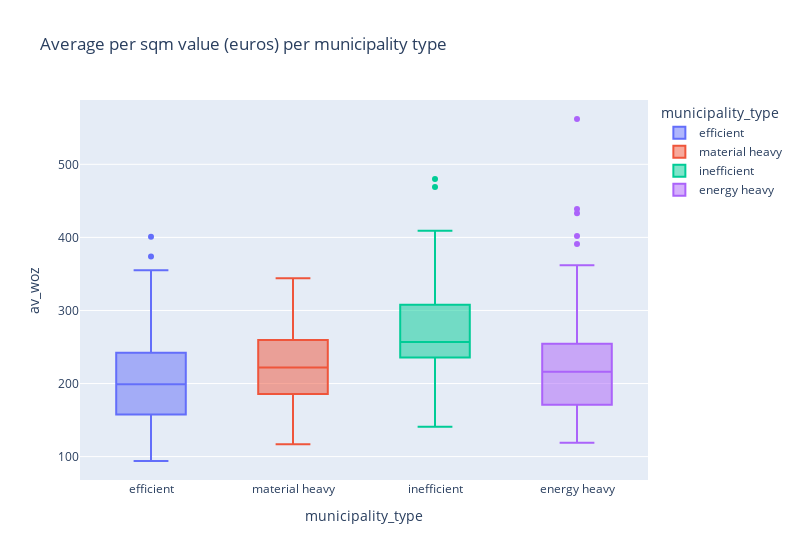
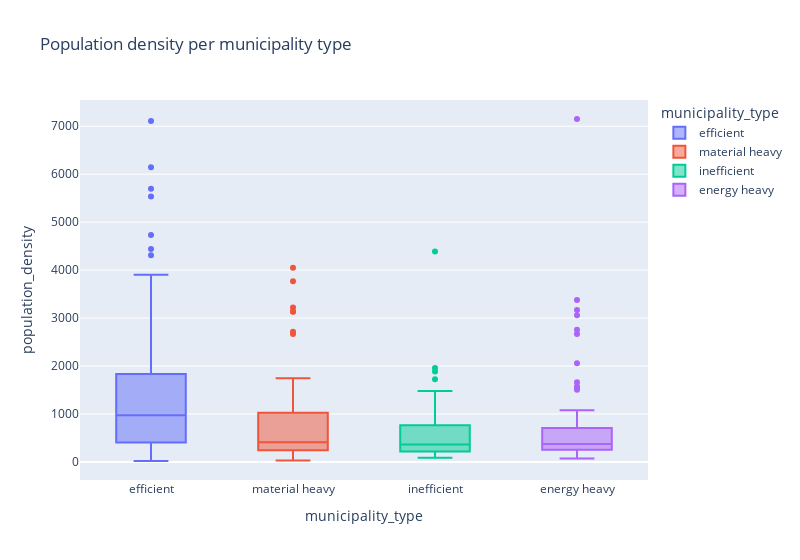
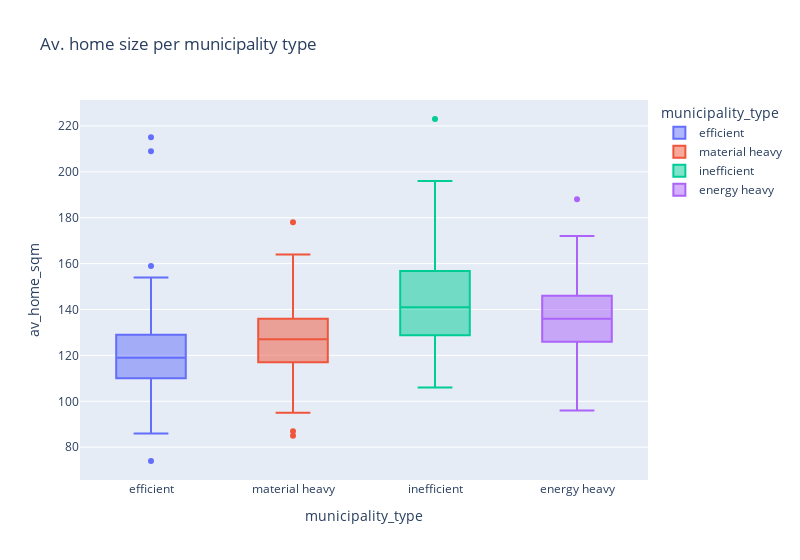
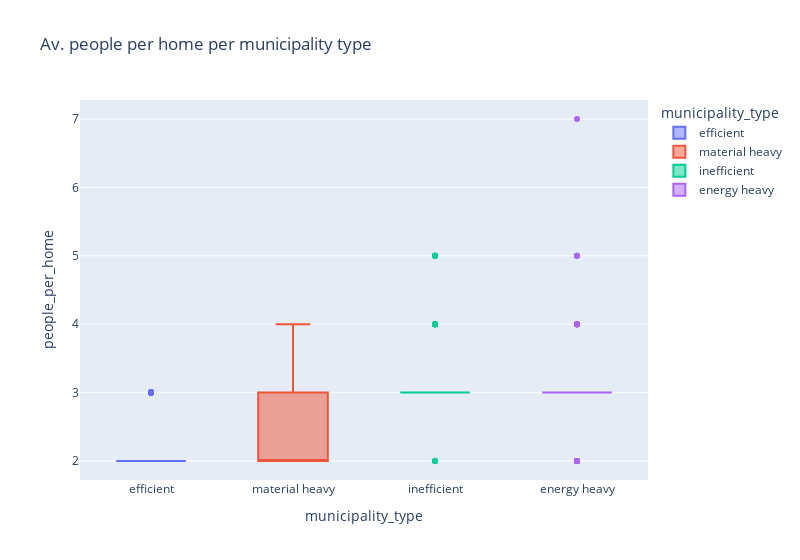

The notebook cell saved with these charts, in order:
### Code cell
fig = px.box(gdf, x='municipality_type', y='av_woz', color='municipality_type', title='Average per sqm value (euros) per municipality type')
fig.update_layout(width=800)
fig.show()

fig = px.box(gdf, x='municipality_type', y='population_density', color='municipality_type', title='Population density per municipality type')
fig.update_layout(width=800)
fig.show()

fig = px.box(gdf, x='municipality_type', y='av_home_sqm', color='municipality_type', title='Av. home size per municipality type')
fig.update_layout(width=800)
fig.show()

fig = px.box(gdf, x='municipality_type', y='people_per_home', color='municipality_type', title='Av. people per home per municipality type')
fig.update_layout(width=800)
fig.show()

### Figure 1 — Plotly figure (JSON) as saved in the notebook; plotly's stock layout.template omitted (floating-point values rounded to 4 significant figures; data arrays with more than 128 entries replaced by an {"elided": "..."} marker saying what was removed)
{"data": [{"alignmentgroup": "True", "hovertemplate": "municipality_type=%{x}<br>av_woz=%{y}<extra></extra>", "legendgroup": "efficient", "marker": {"color": "#636efa"}, "name": "efficient", "notched": false, "offsetgroup": "efficient", "orientation": "v", "showlegend": true, "type": "box", "x": {"elided": "131 str values"}, "x0": " ", "xaxis": "x", "y": {"elided": "131 int values"}, "y0": " ", "yaxis": "y"}, {"alignmentgroup": "True", "hovertemplate": "municipality_type=%{x}<br>av_woz=%{y}<extra></extra>", "legendgroup": "material heavy", "marker": {"color": "#EF553B"}, "name": "material heavy", "notched": false, "offsetgroup": "material heavy", "orientation": "v", "showlegend": true, "type": "box", "x": ["material heavy", "material heavy", "material heavy", "material heavy", "material heavy", "material heavy", "material heavy", "material heavy", "material heavy", "material heavy", "material heavy", "material heavy", "material heavy", "material heavy", "material heavy", "material heavy", "material heavy", "material heavy", "material heavy", "material heavy", "material heavy", "material heavy", "material heavy", "material heavy", "material heavy", "material heavy", "material heavy", "material heavy", "material heavy", "material heavy", "material heavy", "material heavy", "material heavy", "material heavy", "material heavy", "material heavy", "material heavy", "material heavy", "material heavy", "material heavy", "material heavy", "material heavy", "material heavy", "material heavy", "material heavy", "material heavy", "material heavy", "material heavy", "material heavy", "material heavy", "material heavy", "material heavy", "material heavy", "material heavy", "material heavy", "material heavy", "material heavy", "material heavy", "material heavy", "material heavy", "material heavy", "material heavy", "material heavy", "material heavy", "material heavy", "material heavy", "material heavy"], "x0": " ", "xaxis": "x", "y": [234, 313, 285, 198, 222, 162, 204, 340, 232, 327, 232, 267, 160, 260, 214, 243, 130, 305, 265, 225, 202, 212, 227, 238, 256, 289, 301, 160, 344, 131, 117, 262, 163, 178, 185, 209, 188, 195, 240, 183, 181, 254, 193, 163, 209, 184, 198, 199, 193, 315, 310, 182, 259, 234, 318, 261, 151, 241, 223, 208, 254, 140, 204, 310, 240, 158, 214], "y0": " ", "yaxis": "y"}, {"alignmentgroup": "True", "hovertemplate": "municipality_type=%{x}<br>av_woz=%{y}<extra></extra>", "legendgroup": "inefficient", "marker": {"color": "#00cc96"}, "name": "inefficient", "notched": false, "offsetgroup": "inefficient", "orientation": "v", "showlegend": true, "type": "box", "x": ["inefficient", "inefficient", "inefficient", "inefficient", "inefficient", "inefficient", "inefficient", "inefficient", "inefficient", "inefficient", "inefficient", "inefficient", "inefficient", "inefficient", "inefficient", "inefficient", "inefficient", "inefficient", "inefficient", "inefficient", "inefficient", "inefficient", "inefficient", "inefficient", "inefficient", "inefficient", "inefficient", "inefficient", "inefficient", "inefficient", "inefficient", "inefficient", "inefficient", "inefficient", "inefficient", "inefficient", "inefficient", "inefficient", "inefficient", "inefficient", "inefficient", "inefficient", "inefficient", "inefficient", "inefficient", "inefficient", "inefficient", "inefficient", "inefficient", "inefficient", "inefficient", "inefficient", "inefficient", "inefficient", "inefficient", "inefficient", "inefficient", "inefficient", "inefficient", "inefficient", "inefficient", "inefficient", "inefficient", "inefficient", "inefficient", "inefficient", "inefficient", "inefficient", "inefficient", "inefficient", "inefficient"], "x0": " ", "xaxis": "x", "y": [290, 239, 240, 204, 210, 301, 260, 364, 257, 263, 213, 258, 291, 256, 169, 238, 219, 320, 270, 365, 239, 342, 243, 253, 332, 409, 251, 335, 469, 238, 243, 273, 213, 175, 257, 141, 226, 238, 263, 272, 347, 300, 208, 280, 275, 281, 480, 206, 238, 237, 330, 186, 286, 341, 235, 240, 201, 244, 350, 251, 280, 196, 217, 314, 223, 335, 310, 379, 256, 203, 346], "y0": " ", "yaxis": "y"}, {"alignmentgroup": "True", "hovertemplate": "municipality_type=%{x}<br>av_woz=%{y}<extra></extra>", "legendgroup": "energy heavy", "marker": {"color": "#ab63fa"}, "name": "energy heavy", "notched": false, "offsetgroup": "energy heavy", "orientation": "v", "showlegend": true, "type": "box", "x": ["energy heavy", "energy heavy", "energy heavy", "energy heavy", "energy heavy", "energy heavy", "energy heavy", "energy heavy", "energy heavy", "energy heavy", "energy heavy", "energy heavy", "energy heavy", "energy heavy", "energy heavy", "energy heavy", "energy heavy", "energy heavy", "energy heavy", "energy heavy", "energy heavy", "energy heavy", "energy heavy", "energy heavy", "energy heavy", "energy heavy", "energy heavy", "energy heavy", "energy heavy", "energy heavy", "energy heavy", "energy heavy", "energy heavy", "energy heavy", "energy heavy", "energy heavy", "energy heavy", "energy heavy", "energy heavy", "energy heavy", "energy heavy", "energy heavy", "energy heavy", "energy heavy", "energy heavy", "energy heavy", "energy heavy", "energy heavy", "energy heavy", "energy heavy", "energy heavy", "energy heavy", "energy heavy", "energy heavy", "energy heavy", "energy heavy", "energy heavy", "energy heavy", "energy heavy", "energy heavy", "energy heavy", "energy heavy", "energy heavy", "energy heavy", "energy heavy", "energy heavy", "energy heavy", "energy heavy", "energy heavy", "energy heavy", "energy heavy", "energy heavy", "energy heavy", "energy heavy", "energy heavy", "energy heavy"], "x0": " ", "xaxis": "x", "y": [220, 119, 254, 433, 166, 315, 131, 212, 160, 291, 174, 218, 165, 218, 267, 195, 240, 245, 248, 391, 198, 147, 250, 214, 244, 166, 234, 279, 233, 204, 182, 138, 165, 180, 237, 125, 192, 162, 402, 156, 192, 282, 233, 212, 335, 186, 147, 318, 183, 199, 225, 265, 157, 439, 190, 128, 193, 237, 362, 227, 166, 179, 312, 201, 562, 237, 137, 208, 157, 221, 300, 293, 238, 168, 255, 312], "y0": " ", "yaxis": "y"}], "layout": {"boxmode": "overlay", "legend": {"title": {"text": "municipality_type"}, "tracegroupgap": 0}, "title": {"text": "Average per sqm value (euros) per municipality type"}, "width": 800, "xaxis": {"anchor": "y", "categoryarray": ["efficient", "material heavy", "inefficient", "energy heavy"], "categoryorder": "array", "domain": [0, 1], "title": {"text": "municipality_type"}}, "yaxis": {"anchor": "x", "domain": [0, 1], "title": {"text": "av_woz"}}}}

### Figure 2 — Plotly figure (JSON) as saved in the notebook; plotly's stock layout.template omitted (floating-point values rounded to 4 significant figures; data arrays with more than 128 entries replaced by an {"elided": "..."} marker saying what was removed)
{"data": [{"alignmentgroup": "True", "hovertemplate": "municipality_type=%{x}<br>population_density=%{y}<extra></extra>", "legendgroup": "efficient", "marker": {"color": "#636efa"}, "name": "efficient", "notched": false, "offsetgroup": "efficient", "orientation": "v", "showlegend": true, "type": "box", "x": {"elided": "131 str values"}, "x0": " ", "xaxis": "x", "y": {"elided": "131 int values"}, "y0": " ", "yaxis": "y"}, {"alignmentgroup": "True", "hovertemplate": "municipality_type=%{x}<br>population_density=%{y}<extra></extra>", "legendgroup": "material heavy", "marker": {"color": "#EF553B"}, "name": "material heavy", "notched": false, "offsetgroup": "material heavy", "orientation": "v", "showlegend": true, "type": "box", "x": ["material heavy", "material heavy", "material heavy", "material heavy", "material heavy", "material heavy", "material heavy", "material heavy", "material heavy", "material heavy", "material heavy", "material heavy", "material heavy", "material heavy", "material heavy", "material heavy", "material heavy", "material heavy", "material heavy", "material heavy", "material heavy", "material heavy", "material heavy", "material heavy", "material heavy", "material heavy", "material heavy", "material heavy", "material heavy", "material heavy", "material heavy", "material heavy", "material heavy", "material heavy", "material heavy", "material heavy", "material heavy", "material heavy", "material heavy", "material heavy", "material heavy", "material heavy", "material heavy", "material heavy", "material heavy", "material heavy", "material heavy", "material heavy", "material heavy", "material heavy", "material heavy", "material heavy", "material heavy", "material heavy", "material heavy", "material heavy", "material heavy", "material heavy", "material heavy", "material heavy", "material heavy", "material heavy", "material heavy", "material heavy", "material heavy", "material heavy", "material heavy"], "x0": " ", "xaxis": "x", "y": [1583, 252, 163, 409, 863, 56, 895, 245, 481, 399, 1549, 275, 128, 428, 687, 83, 173, 260, 699, 1746, 497, 408, 399, 2714, 3769, 165, 551, 89, 466, 30, 1656, 331, 86, 61, 1546, 270, 356, 1653, 394, 4050, 837, 324, 197, 3223, 232, 3131, 3137, 193, 228, 300, 433, 282, 231, 290, 2669, 365, 258, 475, 1058, 771, 1057, 118, 1485, 582, 438, 1707, 930], "y0": " ", "yaxis": "y"}, {"alignmentgroup": "True", "hovertemplate": "municipality_type=%{x}<br>population_density=%{y}<extra></extra>", "legendgroup": "inefficient", "marker": {"color": "#00cc96"}, "name": "inefficient", "notched": false, "offsetgroup": "inefficient", "orientation": "v", "showlegend": true, "type": "box", "x": ["inefficient", "inefficient", "inefficient", "inefficient", "inefficient", "inefficient", "inefficient", "inefficient", "inefficient", "inefficient", "inefficient", "inefficient", "inefficient", "inefficient", "inefficient", "inefficient", "inefficient", "inefficient", "inefficient", "inefficient", "inefficient", "inefficient", "inefficient", "inefficient", "inefficient", "inefficient", "inefficient", "inefficient", "inefficient", "inefficient", "inefficient", "inefficient", "inefficient", "inefficient", "inefficient", "inefficient", "inefficient", "inefficient", "inefficient", "inefficient", "inefficient", "inefficient", "inefficient", "inefficient", "inefficient", "inefficient", "inefficient", "inefficient", "inefficient", "inefficient", "inefficient", "inefficient", "inefficient", "inefficient", "inefficient", "inefficient", "inefficient", "inefficient", "inefficient", "inefficient", "inefficient", "inefficient", "inefficient", "inefficient", "inefficient", "inefficient", "inefficient", "inefficient", "inefficient", "inefficient", "inefficient"], "x0": " ", "xaxis": "x", "y": [181, 241, 1478, 269, 275, 233, 301, 184, 295, 1082, 1291, 467, 827, 366, 93, 745, 1480, 177, 165, 772, 1442, 168, 582, 592, 570, 592, 360, 358, 996, 319, 243, 321, 368, 193, 231, 129, 205, 221, 208, 599, 315, 813, 119, 1203, 177, 387, 1419, 88, 138, 171, 589, 594, 212, 418, 519, 1885, 217, 289, 1960, 478, 114, 697, 963, 632, 240, 965, 1727, 567, 329, 800, 4389], "y0": " ", "yaxis": "y"}, {"alignmentgroup": "True", "hovertemplate": "municipality_type=%{x}<br>population_density=%{y}<extra></extra>", "legendgroup": "energy heavy", "marker": {"color": "#ab63fa"}, "name": "energy heavy", "notched": false, "offsetgroup": "energy heavy", "orientation": "v", "showlegend": true, "type": "box", "x": ["energy heavy", "energy heavy", "energy heavy", "energy heavy", "energy heavy", "energy heavy", "energy heavy", "energy heavy", "energy heavy", "energy heavy", "energy heavy", "energy heavy", "energy heavy", "energy heavy", "energy heavy", "energy heavy", "energy heavy", "energy heavy", "energy heavy", "energy heavy", "energy heavy", "energy heavy", "energy heavy", "energy heavy", "energy heavy", "energy heavy", "energy heavy", "energy heavy", "energy heavy", "energy heavy", "energy heavy", "energy heavy", "energy heavy", "energy heavy", "energy heavy", "energy heavy", "energy heavy", "energy heavy", "energy heavy", "energy heavy", "energy heavy", "energy heavy", "energy heavy", "energy heavy", "energy heavy", "energy heavy", "energy heavy", "energy heavy", "energy heavy", "energy heavy", "energy heavy", "energy heavy", "energy heavy", "energy heavy", "energy heavy", "energy heavy", "energy heavy", "energy heavy", "energy heavy", "energy heavy", "energy heavy", "energy heavy", "energy heavy", "energy heavy", "energy heavy", "energy heavy", "energy heavy", "energy heavy", "energy heavy", "energy heavy", "energy heavy", "energy heavy", "energy heavy", "energy heavy", "energy heavy", "energy heavy"], "x0": " ", "xaxis": "x", "y": [243, 243, 1012, 3058, 196, 3170, 281, 1077, 592, 1664, 449, 437, 103, 645, 301, 340, 689, 534, 159, 1051, 544, 306, 360, 134, 183, 157, 330, 312, 336, 73, 7151, 2666, 335, 499, 3379, 152, 349, 647, 379, 140, 690, 308, 303, 619, 177, 243, 97, 371, 2759, 156, 154, 360, 2058, 1573, 640, 343, 662, 724, 418, 921, 222, 434, 1536, 343, 654, 940, 120, 768, 348, 171, 548, 1506, 795, 315, 271, 401], "y0": " ", "yaxis": "y"}], "layout": {"boxmode": "overlay", "legend": {"title": {"text": "municipality_type"}, "tracegroupgap": 0}, "title": {"text": "Population density per municipality type"}, "width": 800, "xaxis": {"anchor": "y", "categoryarray": ["efficient", "material heavy", "inefficient", "energy heavy"], "categoryorder": "array", "domain": [0, 1], "title": {"text": "municipality_type"}}, "yaxis": {"anchor": "x", "domain": [0, 1], "title": {"text": "population_density"}}}}

### Figure 3 — Plotly figure (JSON) as saved in the notebook; plotly's stock layout.template omitted (floating-point values rounded to 4 significant figures; data arrays with more than 128 entries replaced by an {"elided": "..."} marker saying what was removed)
{"data": [{"alignmentgroup": "True", "hovertemplate": "municipality_type=%{x}<br>av_home_sqm=%{y}<extra></extra>", "legendgroup": "efficient", "marker": {"color": "#636efa"}, "name": "efficient", "notched": false, "offsetgroup": "efficient", "orientation": "v", "showlegend": true, "type": "box", "x": {"elided": "131 str values"}, "x0": " ", "xaxis": "x", "y": {"elided": "131 int values"}, "y0": " ", "yaxis": "y"}, {"alignmentgroup": "True", "hovertemplate": "municipality_type=%{x}<br>av_home_sqm=%{y}<extra></extra>", "legendgroup": "material heavy", "marker": {"color": "#EF553B"}, "name": "material heavy", "notched": false, "offsetgroup": "material heavy", "orientation": "v", "showlegend": true, "type": "box", "x": ["material heavy", "material heavy", "material heavy", "material heavy", "material heavy", "material heavy", "material heavy", "material heavy", "material heavy", "material heavy", "material heavy", "material heavy", "material heavy", "material heavy", "material heavy", "material heavy", "material heavy", "material heavy", "material heavy", "material heavy", "material heavy", "material heavy", "material heavy", "material heavy", "material heavy", "material heavy", "material heavy", "material heavy", "material heavy", "material heavy", "material heavy", "material heavy", "material heavy", "material heavy", "material heavy", "material heavy", "material heavy", "material heavy", "material heavy", "material heavy", "material heavy", "material heavy", "material heavy", "material heavy", "material heavy", "material heavy", "material heavy", "material heavy", "material heavy", "material heavy", "material heavy", "material heavy", "material heavy", "material heavy", "material heavy", "material heavy", "material heavy", "material heavy", "material heavy", "material heavy", "material heavy", "material heavy", "material heavy", "material heavy", "material heavy", "material heavy", "material heavy"], "x0": " ", "xaxis": "x", "y": [124, 153, 139, 136, 141, 138, 128, 135, 134, 130, 110, 164, 133, 141, 120, 119, 149, 128, 85, 111, 136, 123, 128, 103, 95, 159, 138, 131, 120, 109, 102, 124, 120, 142, 110, 149, 127, 119, 115, 101, 133, 133, 117, 98, 127, 110, 87, 125, 127, 151, 146, 120, 133, 138, 103, 127, 142, 118, 109, 123, 131, 178, 117, 127, 118, 118, 116], "y0": " ", "yaxis": "y"}, {"alignmentgroup": "True", "hovertemplate": "municipality_type=%{x}<br>av_home_sqm=%{y}<extra></extra>", "legendgroup": "inefficient", "marker": {"color": "#00cc96"}, "name": "inefficient", "notched": false, "offsetgroup": "inefficient", "orientation": "v", "showlegend": true, "type": "box", "x": ["inefficient", "inefficient", "inefficient", "inefficient", "inefficient", "inefficient", "inefficient", "inefficient", "inefficient", "inefficient", "inefficient", "inefficient", "inefficient", "inefficient", "inefficient", "inefficient", "inefficient", "inefficient", "inefficient", "inefficient", "inefficient", "inefficient", "inefficient", "inefficient", "inefficient", "inefficient", "inefficient", "inefficient", "inefficient", "inefficient", "inefficient", "inefficient", "inefficient", "inefficient", "inefficient", "inefficient", "inefficient", "inefficient", "inefficient", "inefficient", "inefficient", "inefficient", "inefficient", "inefficient", "inefficient", "inefficient", "inefficient", "inefficient", "inefficient", "inefficient", "inefficient", "inefficient", "inefficient", "inefficient", "inefficient", "inefficient", "inefficient", "inefficient", "inefficient", "inefficient", "inefficient", "inefficient", "inefficient", "inefficient", "inefficient", "inefficient", "inefficient", "inefficient", "inefficient", "inefficient", "inefficient"], "x0": " ", "xaxis": "x", "y": [145, 133, 124, 137, 223, 156, 132, 152, 149, 128, 118, 138, 157, 141, 182, 125, 106, 150, 188, 131, 120, 169, 123, 121, 148, 114, 141, 127, 167, 153, 132, 132, 139, 157, 142, 143, 139, 168, 158, 127, 133, 149, 144, 124, 170, 165, 154, 139, 166, 156, 131, 136, 156, 145, 134, 118, 194, 158, 157, 141, 196, 161, 125, 132, 155, 112, 122, 140, 159, 126, 121], "y0": " ", "yaxis": "y"}, {"alignmentgroup": "True", "hovertemplate": "municipality_type=%{x}<br>av_home_sqm=%{y}<extra></extra>", "legendgroup": "energy heavy", "marker": {"color": "#ab63fa"}, "name": "energy heavy", "notched": false, "offsetgroup": "energy heavy", "orientation": "v", "showlegend": true, "type": "box", "x": ["energy heavy", "energy heavy", "energy heavy", "energy heavy", "energy heavy", "energy heavy", "energy heavy", "energy heavy", "energy heavy", "energy heavy", "energy heavy", "energy heavy", "energy heavy", "energy heavy", "energy heavy", "energy heavy", "energy heavy", "energy heavy", "energy heavy", "energy heavy", "energy heavy", "energy heavy", "energy heavy", "energy heavy", "energy heavy", "energy heavy", "energy heavy", "energy heavy", "energy heavy", "energy heavy", "energy heavy", "energy heavy", "energy heavy", "energy heavy", "energy heavy", "energy heavy", "energy heavy", "energy heavy", "energy heavy", "energy heavy", "energy heavy", "energy heavy", "energy heavy", "energy heavy", "energy heavy", "energy heavy", "energy heavy", "energy heavy", "energy heavy", "energy heavy", "energy heavy", "energy heavy", "energy heavy", "energy heavy", "energy heavy", "energy heavy", "energy heavy", "energy heavy", "energy heavy", "energy heavy", "energy heavy", "energy heavy", "energy heavy", "energy heavy", "energy heavy", "energy heavy", "energy heavy", "energy heavy", "energy heavy", "energy heavy", "energy heavy", "energy heavy", "energy heavy", "energy heavy", "energy heavy", "energy heavy"], "x0": " ", "xaxis": "x", "y": [152, 133, 113, 125, 145, 117, 152, 144, 141, 110, 151, 131, 142, 135, 146, 138, 127, 133, 157, 115, 129, 135, 132, 119, 144, 149, 148, 125, 132, 188, 96, 103, 119, 142, 99, 142, 128, 121, 137, 140, 136, 156, 130, 131, 152, 137, 172, 134, 100, 132, 145, 133, 134, 121, 162, 151, 136, 146, 118, 120, 155, 160, 136, 140, 152, 117, 170, 138, 156, 161, 114, 117, 129, 143, 146, 131], "y0": " ", "yaxis": "y"}], "layout": {"boxmode": "overlay", "legend": {"title": {"text": "municipality_type"}, "tracegroupgap": 0}, "title": {"text": "Av. home size per municipality type"}, "width": 800, "xaxis": {"anchor": "y", "categoryarray": ["efficient", "material heavy", "inefficient", "energy heavy"], "categoryorder": "array", "domain": [0, 1], "title": {"text": "municipality_type"}}, "yaxis": {"anchor": "x", "domain": [0, 1], "title": {"text": "av_home_sqm"}}}}

### Figure 4 — Plotly figure (JSON) as saved in the notebook; plotly's stock layout.template omitted (floating-point values rounded to 4 significant figures; data arrays with more than 128 entries replaced by an {"elided": "..."} marker saying what was removed)
{"data": [{"alignmentgroup": "True", "hovertemplate": "municipality_type=%{x}<br>people_per_home=%{y}<extra></extra>", "legendgroup": "efficient", "marker": {"color": "#636efa"}, "name": "efficient", "notched": false, "offsetgroup": "efficient", "orientation": "v", "showlegend": true, "type": "box", "x": {"elided": "131 str values"}, "x0": " ", "xaxis": "x", "y": {"elided": "131 int values"}, "y0": " ", "yaxis": "y"}, {"alignmentgroup": "True", "hovertemplate": "municipality_type=%{x}<br>people_per_home=%{y}<extra></extra>", "legendgroup": "material heavy", "marker": {"color": "#EF553B"}, "name": "material heavy", "notched": false, "offsetgroup": "material heavy", "orientation": "v", "showlegend": true, "type": "box", "x": ["material heavy", "material heavy", "material heavy", "material heavy", "material heavy", "material heavy", "material heavy", "material heavy", "material heavy", "material heavy", "material heavy", "material heavy", "material heavy", "material heavy", "material heavy", "material heavy", "material heavy", "material heavy", "material heavy", "material heavy", "material heavy", "material heavy", "material heavy", "material heavy", "material heavy", "material heavy", "material heavy", "material heavy", "material heavy", "material heavy", "material heavy", "material heavy", "material heavy", "material heavy", "material heavy", "material heavy", "material heavy", "material heavy", "material heavy", "material heavy", "material heavy", "material heavy", "material heavy", "material heavy", "material heavy", "material heavy", "material heavy", "material heavy", "material heavy", "material heavy", "material heavy", "material heavy", "material heavy", "material heavy", "material heavy", "material heavy", "material heavy", "material heavy", "material heavy", "material heavy", "material heavy", "material heavy", "material heavy", "material heavy", "material heavy", "material heavy", "material heavy"], "x0": " ", "xaxis": "x", "y": [3, 2, 3, 3, 2, 2, 2, 2, 2, 2, 2, 2, 3, 2, 3, 2, 2, 3, 2, 2, 3, 2, 3, 3, 2, 2, 2, 3, 2, 2, 2, 2, 2, 2, 2, 2, 3, 2, 3, 2, 2, 3, 3, 2, 3, 3, 4, 3, 2, 3, 3, 3, 2, 3, 3, 3, 3, 2, 2, 2, 2, 3, 3, 3, 3, 3, 2], "y0": " ", "yaxis": "y"}, {"alignmentgroup": "True", "hovertemplate": "municipality_type=%{x}<br>people_per_home=%{y}<extra></extra>", "legendgroup": "inefficient", "marker": {"color": "#00cc96"}, "name": "inefficient", "notched": false, "offsetgroup": "inefficient", "orientation": "v", "showlegend": true, "type": "box", "x": ["inefficient", "inefficient", "inefficient", "inefficient", "inefficient", "inefficient", "inefficient", "inefficient", "inefficient", "inefficient", "inefficient", "inefficient", "inefficient", "inefficient", "inefficient", "inefficient", "inefficient", "inefficient", "inefficient", "inefficient", "inefficient", "inefficient", "inefficient", "inefficient", "inefficient", "inefficient", "inefficient", "inefficient", "inefficient", "inefficient", "inefficient", "inefficient", "inefficient", "inefficient", "inefficient", "inefficient", "inefficient", "inefficient", "inefficient", "inefficient", "inefficient", "inefficient", "inefficient", "inefficient", "inefficient", "inefficient", "inefficient", "inefficient", "inefficient", "inefficient", "inefficient", "inefficient", "inefficient", "inefficient", "inefficient", "inefficient", "inefficient", "inefficient", "inefficient", "inefficient", "inefficient", "inefficient", "inefficient", "inefficient", "inefficient", "inefficient", "inefficient", "inefficient", "inefficient", "inefficient", "inefficient"], "x0": " ", "xaxis": "x", "y": [3, 3, 4, 3, 3, 2, 3, 3, 3, 3, 5, 3, 4, 3, 4, 3, 3, 3, 3, 3, 3, 2, 4, 3, 3, 3, 3, 3, 5, 3, 3, 4, 3, 3, 3, 3, 3, 3, 3, 4, 3, 3, 3, 3, 3, 3, 4, 3, 3, 3, 3, 3, 3, 3, 5, 4, 4, 3, 5, 4, 2, 5, 3, 5, 3, 3, 3, 3, 3, 4, 3], "y0": " ", "yaxis": "y"}, {"alignmentgroup": "True", "hovertemplate": "municipality_type=%{x}<br>people_per_home=%{y}<extra></extra>", "legendgroup": "energy heavy", "marker": {"color": "#ab63fa"}, "name": "energy heavy", "notched": false, "offsetgroup": "energy heavy", "orientation": "v", "showlegend": true, "type": "box", "x": ["energy heavy", "energy heavy", "energy heavy", "energy heavy", "energy heavy", "energy heavy", "energy heavy", "energy heavy", "energy heavy", "energy heavy", "energy heavy", "energy heavy", "energy heavy", "energy heavy", "energy heavy", "energy heavy", "energy heavy", "energy heavy", "energy heavy", "energy heavy", "energy heavy", "energy heavy", "energy heavy", "energy heavy", "energy heavy", "energy heavy", "energy heavy", "energy heavy", "energy heavy", "energy heavy", "energy heavy", "energy heavy", "energy heavy", "energy heavy", "energy heavy", "energy heavy", "energy heavy", "energy heavy", "energy heavy", "energy heavy", "energy heavy", "energy heavy", "energy heavy", "energy heavy", "energy heavy", "energy heavy", "energy heavy", "energy heavy", "energy heavy", "energy heavy", "energy heavy", "energy heavy", "energy heavy", "energy heavy", "energy heavy", "energy heavy", "energy heavy", "energy heavy", "energy heavy", "energy heavy", "energy heavy", "energy heavy", "energy heavy", "energy heavy", "energy heavy", "energy heavy", "energy heavy", "energy heavy", "energy heavy", "energy heavy", "energy heavy", "energy heavy", "energy heavy", "energy heavy", "energy heavy", "energy heavy"], "x0": " ", "xaxis": "x", "y": [3, 3, 3, 2, 3, 3, 2, 3, 3, 7, 3, 3, 3, 5, 5, 3, 3, 4, 3, 3, 3, 3, 4, 3, 2, 3, 3, 3, 3, 3, 4, 3, 3, 2, 4, 4, 3, 3, 2, 3, 4, 3, 3, 4, 2, 3, 2, 3, 3, 3, 3, 3, 3, 3, 3, 2, 3, 2, 3, 4, 2, 2, 3, 3, 3, 3, 3, 5, 3, 3, 4, 3, 3, 3, 3, 3], "y0": " ", "yaxis": "y"}], "layout": {"boxmode": "overlay", "legend": {"title": {"text": "municipality_type"}, "tracegroupgap": 0}, "title": {"text": "Av. people per home per municipality type"}, "width": 800, "xaxis": {"anchor": "y", "categoryarray": ["efficient", "material heavy", "inefficient", "energy heavy"], "categoryorder": "array", "domain": [0, 1], "title": {"text": "municipality_type"}}, "yaxis": {"anchor": "x", "domain": [0, 1], "title": {"text": "people_per_home"}}}}
